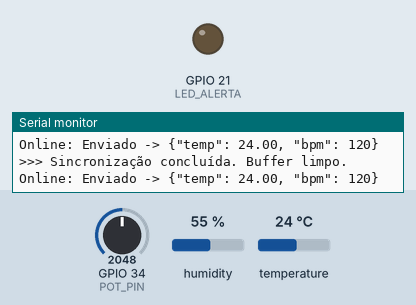
Bench run of a sketch on a simulated ESP32. Shown: output pins drawn as LEDs (lit = HIGH), the last lines printed to the serial monitor. Inputs (shaded band) come from the test bench; at power-on: temperature 24 °C, GPIO 34 (POT_PIN) = 2048, humidity 55 %. WiFi joins after 1.5 s; servers stay silent unless stated; no MQTT or app messages arrive unless stated.

Above: at 5.8 s.
5.9 s: temperature set to 37.4 °C
11.9 s: temperature set to 38.9 °C
At 15.6 s:
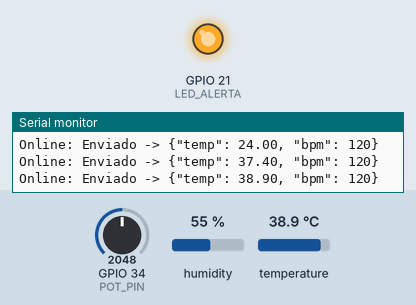
17.9 s: temperature set to 12 °C
At 20.8 s:
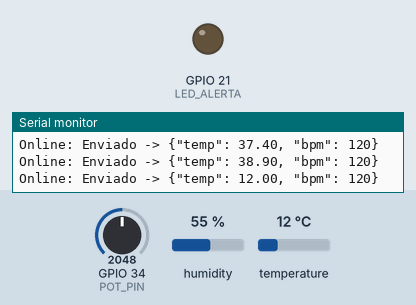
23.9 s: temperature set to 41 °C
At 26.1 s:
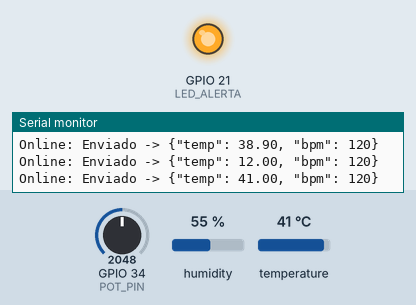
Timing chart, 0 to 27.6 s (numbered marks = the images above; inputs shaded):
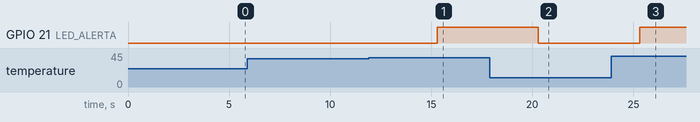

Measured:
- the behaviour switches between 38 and 38.1 °C on temperature (found by bisection; images 0 and 1)
- after the input at 11.9 s, GPIO 21 (LED_ALERTA): LOW → HIGH after 3.4 s
- after the input at 17.9 s, GPIO 21 (LED_ALERTA): HIGH → LOW after 2.4 s
- after the input at 23.9 s, GPIO 21 (LED_ALERTA): LOW → HIGH after 1.4 s

The sketch:

skecth_esp32.ino
```cpp
// IMPORTAÇÃO DE LIBS
#include <DHT.h>
#include <WiFi.h>
#include <PubSubClient.h>

// Definição dos pinos físicos no ESP32
#define DHTPIN 15         // DHT22
#define DHTTYPE DHT22     // Define o modelo do sensor DHT22
#define POT_PIN 34        // Pino analógico para o potenciômetro
#define LED_ALERTA 21     // Pino do LED de alerta visual

// Inicializa o objeto do sensor DHT
DHT dht(DHTPIN, DHTTYPE);

// Configurações de rede e comunicação
const char* ssid = "Sandra";
const char* password = "040814sandrA@";
const char* mqtt_server = "broker.hivemq.com"; // Endereço do servidor MQTT

// Objetos para gerenciar a internet e o protocolo de mensagens
WiFiClient espClient;
PubSubClient client(espClient);

// ------------- ESTRUTURA DE DADOS -------------
// Criamos um modelo de "caixa" que guarda temperatura e batimento juntos
struct DadoMedico {
  float temp;
  int bpm;
};

// ------------- BUFFER DE EDGE COMPUTING -------------
// Lista para salvar os dados caso a internet caia
const int TAMANHO_BUFFER = 20;
DadoMedico buffer[TAMANHO_BUFFER]; // Reserva de espaço para 20 registros
int itensNoBuffer = 0;             // Contador para saber quantos dados foram salvos offline

void setup() {
  Serial.begin(115200);
  dht.begin();            // Liga o sensor de temperatura
  pinMode(LED_ALERTA, OUTPUT); // Configura o pino do LED como saída de sinal
  pinMode(POT_PIN, INPUT);     // Configura o pino do potenciômetro como entrada

  setup_wifi();           // função para conectar ao Wi-Fi
  client.setServer(mqtt_server, 1883); // Informa ao MQTT qual é o servidor e a porta
  Serial.println("Inicializado...");
}

void setup_wifi() {
  delay(10);
  Serial.println("Conectando ao WiFi...");
  WiFi.begin(ssid, password); // Inicia a tentativa de conexão
}

// Função de Edge Computing: guarda o dado na memória se não houver rede
void armazenarLocalmente(float t, int b) {
  if (itensNoBuffer < TAMANHO_BUFFER) {
    buffer[itensNoBuffer] = {t, b}; // Salva os valores na posição atual da lista
    itensNoBuffer++;                // Pula para a próxima posição livre
    Serial.printf("Offline: Dados armazenados em edge (%d/%d)\n", itensNoBuffer, TAMANHO_BUFFER);
  } else {
    Serial.println("Erro: Memória local cheia!"); // Proteção para não estourar a memória
  }
}

// Função de Cloud Computing: envia o dado formatado para a nuvem
void enviarParaNuvem(float t, int b) {
  char msg[50];
  // Cria um texto no formato JSON
  snprintf(msg, 50, "{\"temp\": %.2f, \"bpm\": %d}", t, b);
  client.publish("fiap/cardioia/dados/davi", msg); // Publica no "tópico" do MQTT
  Serial.print("Online: Enviado -> ");
  Serial.println(msg);
}

// Função de Sincronização: descarrega o que foi salvo offline quando a rede volta
void sincronizarDados() {
  Serial.println(">>> Sincronizando dados pendentes...");
  for (int i = 0; i < itensNoBuffer; i++) {
    enviarParaNuvem(buffer[i].temp, buffer[i].bpm); // Envia os dados guardados
    delay(200); // Pausa curta para não atropelar a conexão
  }
  itensNoBuffer = 0; // Zera o contador após enviar tudo
  Serial.println(">>> Sincronização concluída. Buffer limpo.");
}

// Função para reconectar ao MQTT se a conexão cair
void reconnect() {
  if (!client.connected()) {
    Serial.print("Tentando conexão MQTT...");
    if (client.connect("ESP32_CardioIA_Davi_Client")) {
      Serial.println("conectado!");
    } else {
      Serial.print("falhou, rc=");
      Serial.print(client.state());

    }
  }
}

void loop() {
  // 1. LEITURA DOS SENSORES
  float tempAtual = dht.readTemperature(); // Lê a temperatura real do DHT22
  int valorPot = analogRead(POT_PIN);      // Lê a posição do potenciômetro (0 a 4095)
  int bpmAtual = map(valorPot, 0, 4095, 40, 200); // Transforma o valor em batimentos (40 a 200 BPM)

  // 2. SEGURANÇA LOCAL
  // Se os batimentos ou temperatura forem perigosos, acende o LED na hora
  if (bpmAtual > 120 || tempAtual > 38) {
    digitalWrite(LED_ALERTA, HIGH);
  } else {
    digitalWrite(LED_ALERTA, LOW);
  }

  // 3. LÓGICA DE CONEXÃO E RESILIÊNCIA
  if (WiFi.status() == WL_CONNECTED) { // Se o Wi-Fi estiver funcionando:
    if (!client.connected()) {
      reconnect(); // Garante que o MQTT também esteja conectado
    }
    client.loop(); // Mantém a comunicação MQTT ativa

    // Se existirem dados salvos do período que estava sem internet:
    if (itensNoBuffer > 0) {
      sincronizarDados(); // Envia os dados acumulados (Backlog)
    }

    enviarParaNuvem(tempAtual, bpmAtual); // Envia a leitura atual em tempo real
  }
  else {
    // Se o Wi-Fi caiu (Modo Offline / Edge Computing):
    armazenarLocalmente(tempAtual, bpmAtual);
  }

  delay(5000); // Espera 5 segundos para a próxima leitura (Ciclo de monitoramento)
}
```
